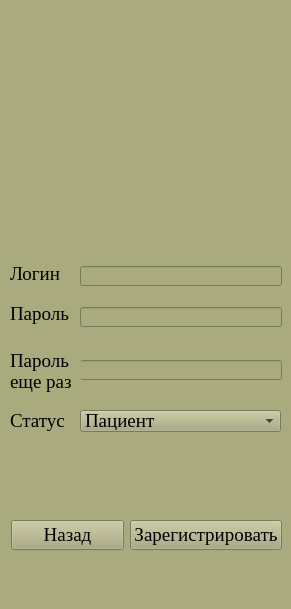
<?xml version="1.0" encoding="UTF-8"?>
<ui version="4.0">
 <class>MainWindow</class>
 <widget class="QMainWindow" name="MainWindow">
  <property name="geometry">
   <rect>
    <x>0</x>
    <y>0</y>
    <width>291</width>
    <height>609</height>
   </rect>
  </property>
  <property name="windowTitle">
   <string>MainWindow</string>
  </property>
  <property name="styleSheet">
   <string notr="true">background-color: rgb(170, 170, 127);</string>
  </property>
  <widget class="QWidget" name="centralwidget">
   <widget class="QLabel" name="label_4">
    <property name="geometry">
     <rect>
      <x>95</x>
      <y>90</y>
      <width>110</width>
      <height>110</height>
     </rect>
    </property>
    <property name="text">
     <string/>
    </property>
    <property name="pixmap">
     <pixmap>medphotof.png</pixmap>
    </property>
   </widget>
   <widget class="QWidget" name="layoutWidget">
    <property name="geometry">
     <rect>
      <x>11</x>
      <y>520</y>
      <width>271</width>
      <height>31</height>
     </rect>
    </property>
    <layout class="QHBoxLayout" name="horizontalLayout">
     <item>
      <widget class="QPushButton" name="pushButton">
       <property name="font">
        <font>
         <family>Times New Roman</family>
         <pointsize>14</pointsize>
        </font>
       </property>
       <property name="text">
        <string>Назад</string>
       </property>
      </widget>
     </item>
     <item>
      <widget class="QPushButton" name="pushButton_2">
       <property name="font">
        <font>
         <family>Times New Roman</family>
         <pointsize>14</pointsize>
        </font>
       </property>
       <property name="text">
        <string>Зарегистрировать</string>
       </property>
      </widget>
     </item>
    </layout>
   </widget>
   <widget class="QLineEdit" name="lineEdit_2">
    <property name="geometry">
     <rect>
      <x>80</x>
      <y>307</y>
      <width>202</width>
      <height>20</height>
     </rect>
    </property>
   </widget>
   <widget class="QLabel" name="label_3">
    <property name="geometry">
     <rect>
      <x>10</x>
      <y>300</y>
      <width>59</width>
      <height>27</height>
     </rect>
    </property>
    <property name="font">
     <font>
      <family>Times New Roman</family>
      <pointsize>14</pointsize>
     </font>
    </property>
    <property name="text">
     <string>Пароль</string>
    </property>
   </widget>
   <widget class="QLineEdit" name="lineEdit">
    <property name="geometry">
     <rect>
      <x>80</x>
      <y>266</y>
      <width>202</width>
      <height>20</height>
     </rect>
    </property>
    <property name="styleSheet">
     <string notr="true"/>
    </property>
   </widget>
   <widget class="QLabel" name="label_2">
    <property name="enabled">
     <bool>true</bool>
    </property>
    <property name="geometry">
     <rect>
      <x>10</x>
      <y>260</y>
      <width>59</width>
      <height>28</height>
     </rect>
    </property>
    <property name="font">
     <font>
      <family>Times New Roman</family>
      <pointsize>14</pointsize>
     </font>
    </property>
    <property name="text">
     <string>Логин</string>
    </property>
   </widget>
   <widget class="QLineEdit" name="lineEdit_3">
    <property name="geometry">
     <rect>
      <x>80</x>
      <y>360</y>
      <width>202</width>
      <height>20</height>
     </rect>
    </property>
   </widget>
   <widget class="QLabel" name="label_6">
    <property name="geometry">
     <rect>
      <x>10</x>
      <y>407</y>
      <width>59</width>
      <height>27</height>
     </rect>
    </property>
    <property name="font">
     <font>
      <family>Times New Roman</family>
      <pointsize>14</pointsize>
     </font>
    </property>
    <property name="text">
     <string>Статус</string>
    </property>
   </widget>
   <widget class="QComboBox" name="comboBox">
    <property name="geometry">
     <rect>
      <x>80</x>
      <y>410</y>
      <width>201</width>
      <height>22</height>
     </rect>
    </property>
    <property name="font">
     <font>
      <family>Times New Roman</family>
      <pointsize>14</pointsize>
     </font>
    </property>
    <item>
     <property name="text">
      <string>Пациент</string>
     </property>
    </item>
    <item>
     <property name="text">
      <string>Врач</string>
     </property>
    </item>
   </widget>
   <widget class="QLabel" name="label_5">
    <property name="geometry">
     <rect>
      <x>10</x>
      <y>335</y>
      <width>71</width>
      <height>61</height>
     </rect>
    </property>
    <property name="font">
     <font>
      <family>Times New Roman</family>
      <pointsize>14</pointsize>
     </font>
    </property>
    <property name="text">
     <string>&lt;html&gt;&lt;head&gt;
  &lt;meta charset=&quot;utf-8&quot;&gt;
  &lt;title&gt;line-height&lt;/title&gt;
  &lt;style&gt;
   p {
    line-height: 0.4;
   }
  &lt;/style&gt;
 &lt;/head&gt; &lt;body&gt;&lt;p&gt;Пароль&lt;/p&gt;&lt;p&gt;еще раз&lt;/p&gt;&lt;/body&gt;&lt;/html&gt;</string>
    </property>
   </widget>
   <widget class="QLabel" name="label_7">
    <property name="geometry">
     <rect>
      <x>40</x>
      <y>460</y>
      <width>201</width>
      <height>41</height>
     </rect>
    </property>
    <property name="font">
     <font>
      <family>Times New Roman</family>
      <pointsize>10</pointsize>
     </font>
    </property>
    <property name="styleSheet">
     <string notr="true">color: rgb(255, 0, 0);</string>
    </property>
    <property name="text">
     <string/>
    </property>
   </widget>
  </widget>
  <widget class="QStatusBar" name="statusbar"/>
 </widget>
 <resources/>
 <connections/>
</ui>
